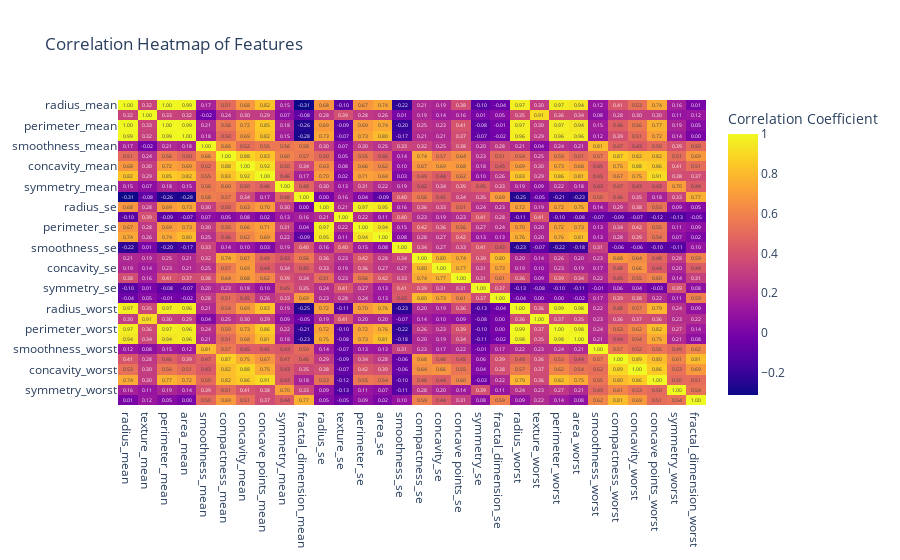

Notebook source saved alongside this figure:
### Code cell
# Create a heatmap to display the correlation matrix
fig_correlation = px.imshow(correlation_matrix, text_auto=".2f", aspect="auto",
                            title="Correlation Heatmap of Features",
                            labels=dict(color="Correlation Coefficient"),
                            x=correlation_matrix.columns, y=correlation_matrix.columns,
                            color_continuous_scale='Plasma')

fig_correlation.show()

### Figure 1 — Plotly figure (JSON) as saved in the notebook; plotly's stock layout.template omitted (floating-point values rounded to 4 significant figures; data arrays with more than 128 entries replaced by an {"elided": "..."} marker saying what was removed)
{"data": [{"coloraxis": "coloraxis", "hovertemplate": "x: %{x}<br>y: %{y}<br>Correlation Coefficient: %{z}<extra></extra>", "name": "0", "texttemplate": "%{z:.2f}", "type": "heatmap", "x": ["radius_mean", "texture_mean", "perimeter_mean", "area_mean", "smoothness_mean", "compactness_mean", "concavity_mean", "concave points_mean", "symmetry_mean", "fractal_dimension_mean", "radius_se", "texture_se", "perimeter_se", "area_se", "smoothness_se", "compactness_se", "concavity_se", "concave points_se", "symmetry_se", "fractal_dimension_se", "radius_worst", "texture_worst", "perimeter_worst", "area_worst", "smoothness_worst", "compactness_worst", "concavity_worst", "concave points_worst", "symmetry_worst", "fractal_dimension_worst"], "xaxis": "x", "y": ["radius_mean", "texture_mean", "perimeter_mean", "area_mean", "smoothness_mean", "compactness_mean", "concavity_mean", "concave points_mean", "symmetry_mean", "fractal_dimension_mean", "radius_se", "texture_se", "perimeter_se", "area_se", "smoothness_se", "compactness_se", "concavity_se", "concave points_se", "symmetry_se", "fractal_dimension_se", "radius_worst", "texture_worst", "perimeter_worst", "area_worst", "smoothness_worst", "compactness_worst", "concavity_worst", "concave points_worst", "symmetry_worst", "fractal_dimension_worst"], "yaxis": "y", "z": {"elided": "30x30 float values"}}], "layout": {"coloraxis": {"colorbar": {"title": {"text": "Correlation Coefficient"}}, "colorscale": [[0, "#0d0887"], [0.1111, "#46039f"], [0.2222, "#7201a8"], [0.3333, "#9c179e"], [0.4444, "#bd3786"], [0.5556, "#d8576b"], [0.6667, "#ed7953"], [0.7778, "#fb9f3a"], [0.8889, "#fdca26"], [1, "#f0f921"]]}, "title": {"text": "Correlation Heatmap of Features"}, "xaxis": {"anchor": "y", "domain": [0, 1]}, "yaxis": {"anchor": "x", "autorange": "reversed", "domain": [0, 1]}}}
